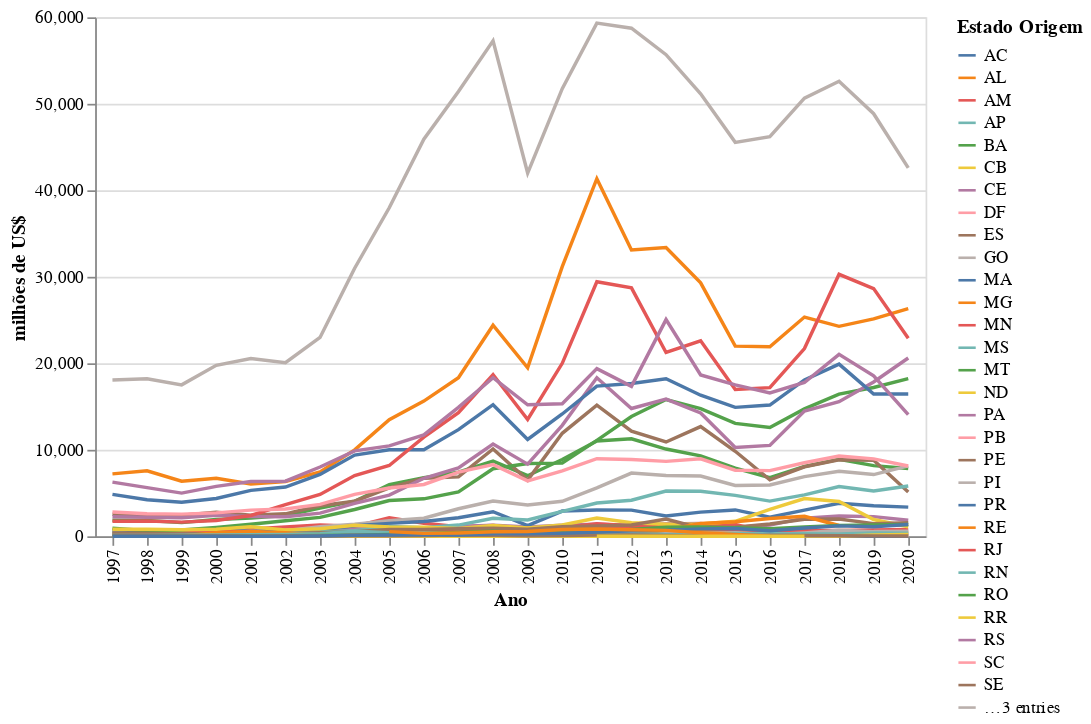

This figure's notebook cell:
### Markdown cell above
### por Unidade da Federação

### Code cell
fig = (
    alt.Chart(
        df_exp[(df_exp['CO_ANO'] != 2021)]
        .merge(df_vias, on='CO_VIA')
        .groupby(['CO_ANO', 'SG_UF_NCM'])['VL_FOB'].sum()
        .reset_index()
    ).mark_line(point=True).encode(
        alt.X('CO_ANO:N', title='Ano'),
        alt.Y('FOB:Q', title='milhões de US$'),
        alt.Color('SG_UF_NCM', title='Estado Origem'),
        alt.Tooltip(['CO_ANO:N', 'FOB:Q', 'SG_UF_NCM:N'])
    ).transform_calculate(FOB='datum.VL_FOB/1000000')
)
fig

### Figure 1 — Vega-Lite specification as saved in the notebook (floating-point values rounded to 4 significant figures; data arrays with more than 128 entries replaced by an {"elided": "..."} marker saying what was removed)
{"config": {"view": {"continuousWidth": 400, "continuousHeight": 300}}, "data": {"name": "data-0ebcf16b26d075de5bad916b9814b748"}, "mark": "line", "encoding": {"color": {"type": "nominal", "field": "SG_UF_NCM", "title": "Estado Origem"}, "tooltip": [{"type": "nominal", "field": "CO_ANO"}, {"type": "quantitative", "field": "FOB"}, {"type": "nominal", "field": "SG_UF_NCM"}], "x": {"type": "nominal", "field": "CO_ANO", "title": "Ano"}, "y": {"type": "quantitative", "field": "FOB", "title": "milhões de US$"}}, "transform": [{"calculate": "datum.VL_FOB/1000000", "as": "FOB"}], "$schema": "https://vega.github.io/schema/vega-lite/v4.8.1.json", "datasets": {"data-0ebcf16b26d075de5bad916b9814b748": {"elided": "733 records"}}}
